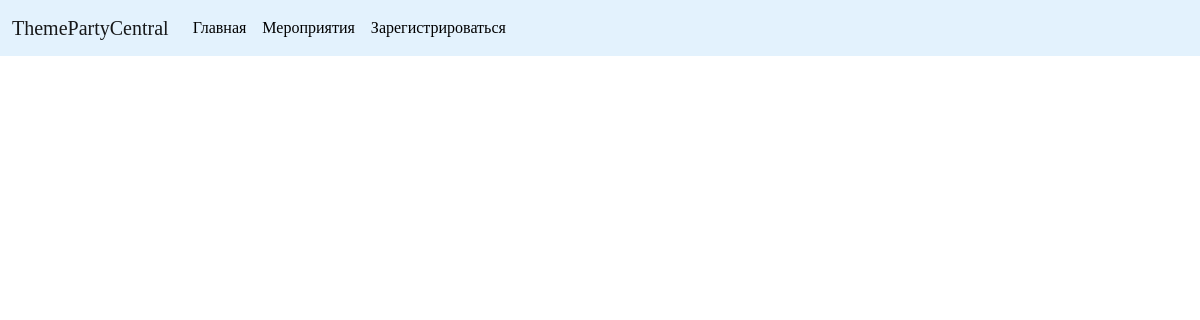
Page /events/ on the earlier database version.
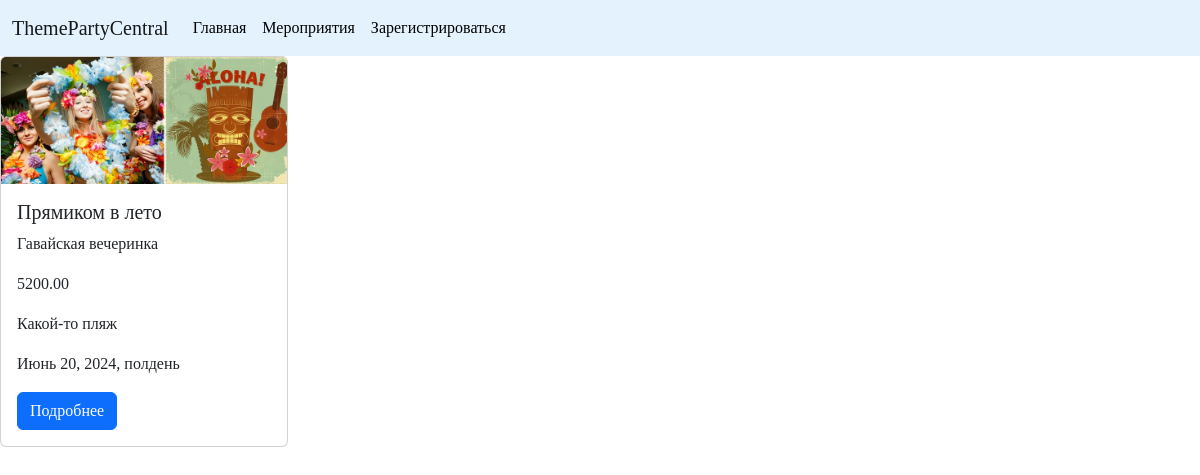
Same page on the later database version.
### events/models.py (models this page shows)
class Events(models.Model):
    name = models.CharField(max_length=128, verbose_name='Названние')
    description = models.TextField(verbose_name='Описание')
    topic = models.ForeignKey(Topic, on_delete=models.CASCADE, verbose_name='Тематика')
    image = models.ImageField(upload_to="%Y/%m/%d", verbose_name='Изображение')
    video = models.CharField(max_length=128, verbose_name='Видео')
    date = models.DateTimeField(verbose_name='Дата проведения')
    place = models.CharField(max_length=128, verbose_name='Место проведения')
    price = models.DecimalField(max_digits=8, decimal_places=2, verbose_name='Цена')
    seats = models.CharField(max_length=128, verbose_name='Количество мест')
    class Meta:
        verbose_name = 'Мероприятие'
        verbose_name_plural = 'Мероприятия'

class Topic(models.Model):
    name = models.CharField(max_length=128, verbose_name='Название')
    class Meta:
        verbose_name = 'Тематика'
        verbose_name_plural = 'Тематики'
    def __str__(self):
        return self.name

### events/views.py (the view)
# urls.py: path('', EventsListView.as_view(), name='events'),
class EventsListView(ListView):
    model = Events
    context_object_name = 'events'
    template_name = 'evetns/events_list.html'

### events/templates/evetns/events_list.html (shortened to what this page needs)
{% extends 'root.html' %}
{% block content %}
    {% for events in events %}
        <div class="card" style="width: 18rem;">
          <img src="{{ events.image.url }}" class="card-img-top" alt="...">
          <div class="card-body">
            <h5 class="card-title">{{ events.name }}</h5>
            <p class="card-text">{{ events.topic }}</p>
            <p class="card-text">{{ events.price }}</p>
            <p class="card-text">{{ events.place }}</p>
            <p class="card-text">{{ events.date }}</p>
            <a href="{% url 'events:event_detail' events.pk %}" class="btn btn-primary">Подробнее</a>
          </div>
        </div>
    {% endfor %}
{% endblock %}

### templates/root.html (shortened to what this page needs)
{% load static %}
<!DOCTYPE html>
<html lang="en">
<head>
    <link rel="stylesheet" href="{% static 'css/bootstrap.min.css' %}">
    <link rel="stylesheet" href="{% static 'css/style.css' %}">
</head>
<body>
<nav class="navbar navbar-expand-lg bg-body-light" style="background-color: #e3f2fd;">
  <div class="container-fluid">
    <a class="navbar-brand" href="{% url 'siteinfo:main' %}">ThemePartyCentral</a>
    <div class="collapse navbar-collapse" id="navbarNav">
      <ul class="navbar-nav">
        <li class="nav-item">
          <a class="nav-link active text-black" aria-current="page" href="{% url 'siteinfo:main' %}">Главная</a>
        </li>
        <li class="nav-item">
          <a class="nav-link text-black" href="{% url 'events:events' %}">Мероприятия</a>
        </li>
        <li class="nav-item">
          <a class="nav-link text-black" href="{% url 'register:register' %}">Зарегистрироваться</a>
        </li>
      </ul>
    </div>
  </div>
</nav>
{% block content %}
{% endblock %}
</body>
</html>

### static/css/style.css (style rules this page uses)
body { font-family: 'Century Gothic'; }

Differences in the rows shown:
added Events: image (picture), name "Прямиком в лето", topic "Гавайская вечеринка", price "5200.00", place "Какой-то пляж", date "Июнь 20, 2024, полдень"
